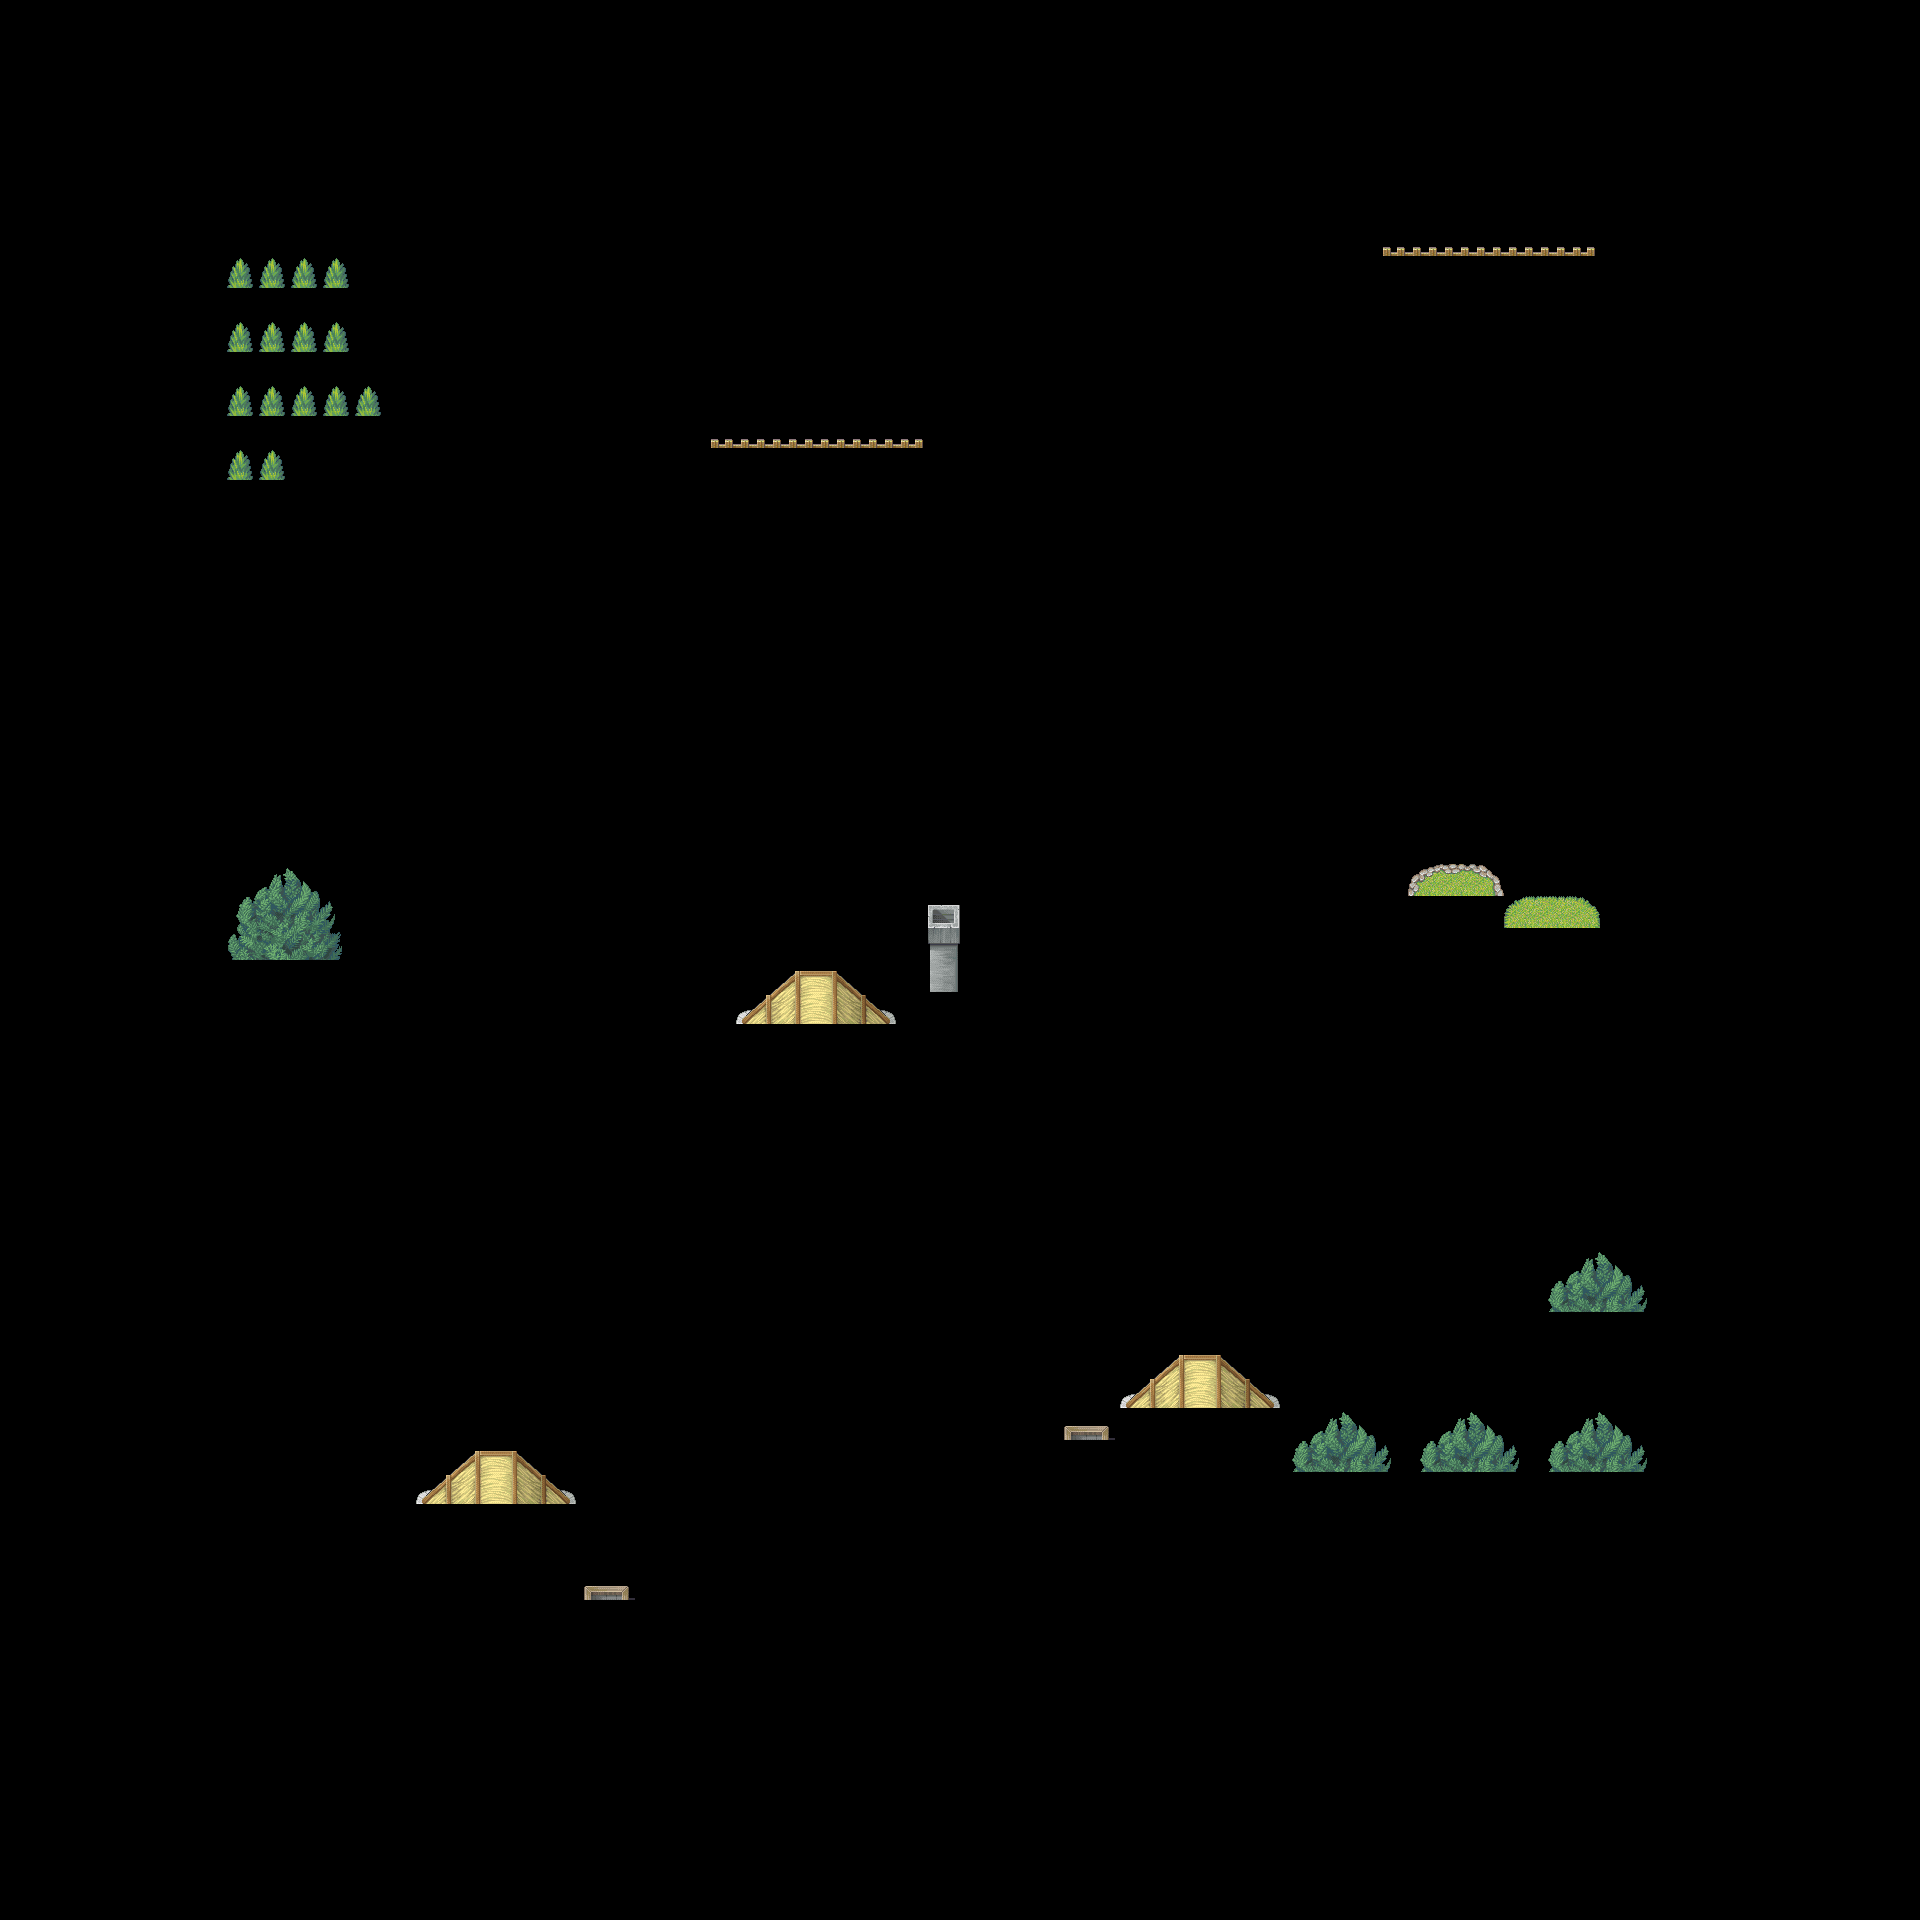

This is a level from a 2D game, rendered from its Tiled map with the project's own tilesets. A one-line summary and the map file follow, with tile-layer data summarised:
An orthogonal 60x60 tile map with 32x32 px tiles, 1 tile layer (块层 4).

<map version="1.0" orientation="orthogonal" width="60" height="60" tilewidth="32" tileheight="32">
 <tileset firstgid="1" name="village" tilewidth="32" tileheight="32">
  <image source="123.png" width="256" height="1024" />
 </tileset>
 <layer name="块层 4" width="60" height="60">
  <data>[3600 cells, 100 non-empty, 33 distinct tile ids]</data>
 </layer>
</map>
